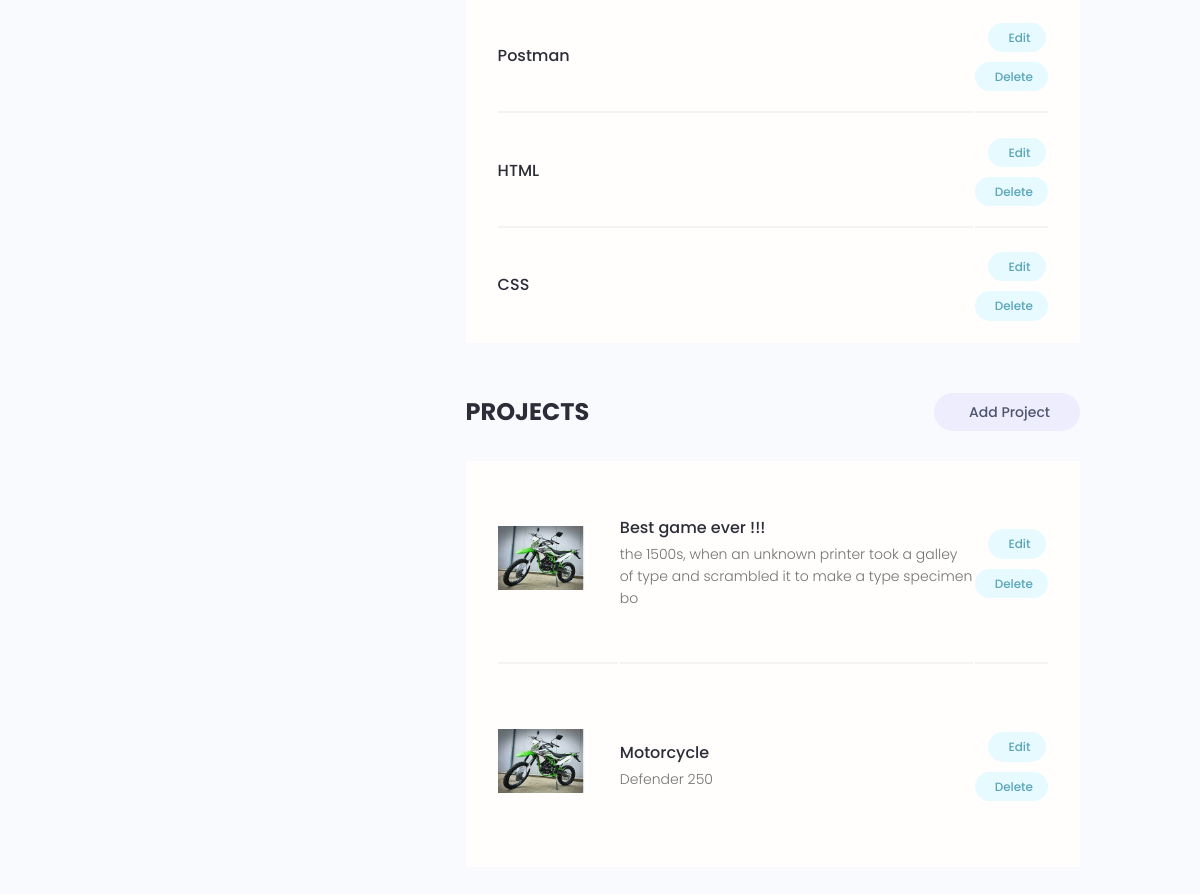
Page /account/2cfb1329-a3ae-4a3b-a4ca-15cfc957452f/ (signed in, lower part) on the earlier database version.
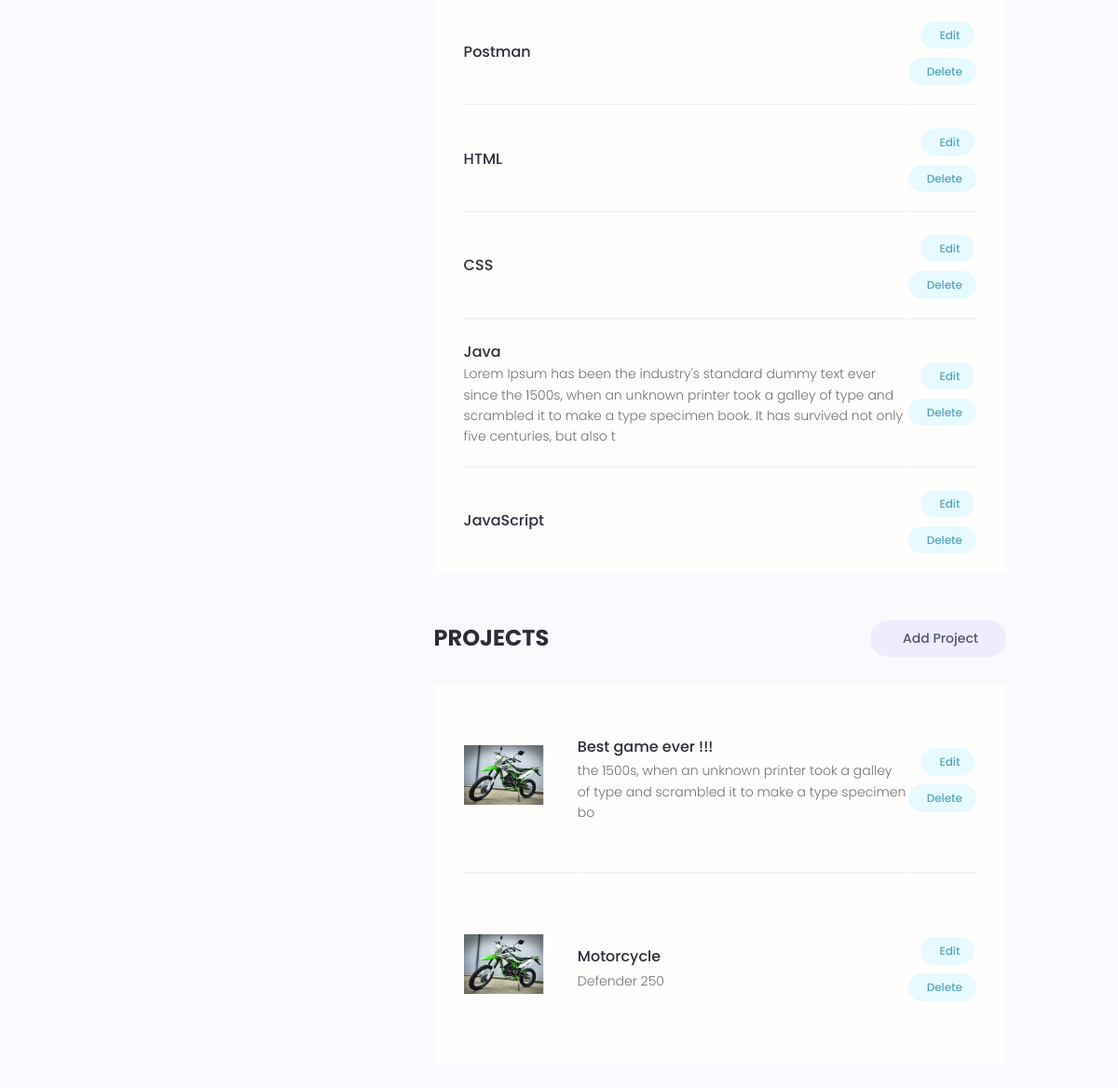
Same page on the later database version.
### users/models.py (models this page shows, shortened)
class Skill(models.Model):
    id = models.UUIDField(default=uuid.uuid4, unique=True,
    primary_key=True, editable=False)
    skill = models.ForeignKey(Profile,on_delete=models.CASCADE, null=True, blank=True)
    name = models.CharField(max_length=50, blank=True, null=True)
    description = models.TextField(blank=True, null=True)
    created = models.DateTimeField(auto_now_add=True)

### projects/models.py (models this page shows, shortened)
class Project(models.Model):
    id = models.UUIDField(default=uuid.uuid4, unique=True,
    primary_key=True, editable=False)
    owner = models.ForeignKey(Profile, on_delete=models.SET_NULL,null=True,blank=True)
    title = models.CharField(max_length=200)
    description = models.TextField(null=True, blank=True)
    featured_image = models.ImageField(null=True,blank=True, default="default.jpg")
    demo_link = models.CharField(max_length=2000,null=True,blank=True)
    source_link = models.CharField(max_length=2000,null=True,blank=True)
    tags = models.ManyToManyField("Tag",blank=True )
    vote_total = models.IntegerField(default=0, null=True,blank=True)
    vote_ratio = models.IntegerField(default=0, null=True,blank=True)
    created = models.DateTimeField(auto_now_add=True)
    updated = models.DateTimeField(auto_now=True)

### users/views.py (the view)
# urls.py: path("account/<str:pk>/", views.user_account,name="account" ),
@login_required(login_url="login")
def user_account (request, pk):
    account= Profile.objects.get(id=pk)
    if account.id == request.user.profile.id:
        pass
    else:
        return redirect("account", pk=request.user.profile.id)
    context = {"account":account,}
    return render(request, "users/account.html", context)

### users/templates/users/account.html (shortened to what this page needs)
{% extends 'main.html' %}
{% block content %}
<main class="settingsPage profile my-md">
    <div class="container">
        <div class="layout">
            <div class="column column--1of3">
            </div>
            <div class="column column--2of3">
                <table class="settings__table">
                    {% for skill in account.skill_set.all %}
                    <tr>
                        <td class="settings__tableInfo">
                            <h4>{{ skill.name }}</h4>
                            <p>{{ skill.description }}</p>
                        </td>
                        <td class="settings__tableActions">
                            <a class="tag tag--pill tag--main settings__btn" href="{% url 'skill_edit' skill.id %}">
                                Edit</a>
                            <a class="tag tag--pill tag--main settings__btn" href="{% url 'skill_delete' skill.id %}">
                                Delete</a>
                        </td>
                    </tr>
                    {% endfor %}
                </table>
                <div class="settings">
                    <h3 class="settings__title">Projects</h3>
                    <a class="tag tag--pill tag--sub settings__btn tag--lg" href="{% url 'create_project' %}"> Add
                        Project</a>
                </div>
                <table class="settings__table">
                    {% for project in account.project_set.all %}
                    <tr>
                        <td class="settings__thumbnail">
                            <a href="{% url 'project' project.id %}"><img src="{{ project.featured_image.url }}" alt="Project Thumbnail" /></a>
                        </td>
                        <td class="settings__tableInfo">
                            <a href="{% url 'project' project.id %}">{{ project.title }}</a>
                            <p>{{ project.description | slice:"100"}}</p>
                        </td>
                        <td class="settings__tableActions">
                            <a class="tag tag--pill tag--main settings__btn" href="{% url 'update_project' project.id %}">
                                Edit</a>
                            <a class="tag tag--pill tag--main settings__btn" href="{% url 'delete_project' project.id %}?next=/account/{{request.user.profile.id}}">
                                Delete</a>
                        </td>
                    </tr>
                    {% endfor %}
                </table>
            </div>
        </div>
    </div>
</main>
{% endblock %}

Differences in the rows shown:
added Skill: name "Java", description "Lorem Ipsum has been the industry's standard dummy text ever since the 1500s, when an unknown printer took a galley of type and scrambled it to make a type specimen book. It has survived not only five centuries, but also t"
added Skill: name "JavaScript"
